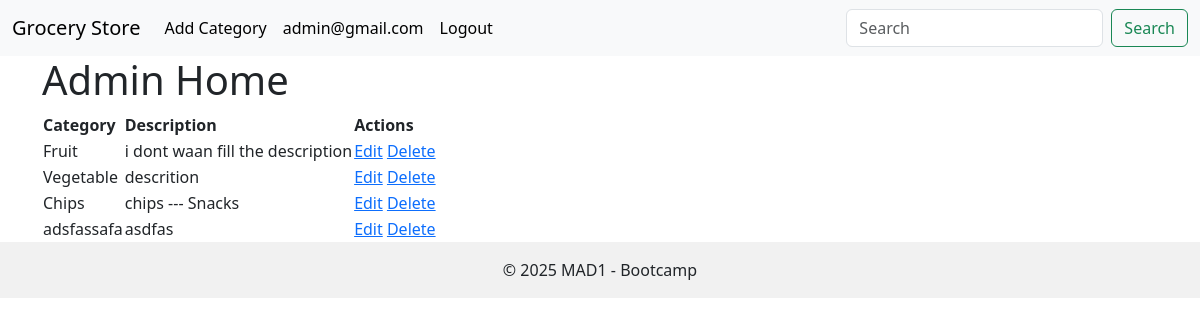
Screenshot of / (signed in) with the database file from the repository.
### controllers/models.py (models this page shows)
class Category(db.Model):
    category_id = db.Column(db.Integer, primary_key = True)
    category_name = db.Column(db.String, unique= True, nullable=False)
    category_description = db.Column(db.String)

### controllers/admin_routes.py (the view)
@app.route('/')
def home():
    if 'email' in session:
        if session['email'] == 'admin@gmail.com':
            categories = Category.query.all()
            return render_template('admin_home.html', categories=categories)
        else:
            return render_template('user_home.html')
    else:
        return redirect('/login')

### template/admin_home.html (shortened to what this page needs)
{% extends "base.html" %}
{% block content %}
<div>
    <h1> Admin Home </h1>
    <table>
        <thead>
            <th>Category</th>
            <th>Description</th>
            <th>Actions</th>
        </thead>
        <tbody>
            {% for category in categories %}
            <tr>
                <td>{{category.category_name}}</td>
                <td>{{category.category_description}}</td>
                <td>
                    <a href="{{url_for('edit_category', category_id = category.category_id)}}">Edit</a>
                    <a href="{{url_for('delete_category', category_id = category.category_id)}}">Delete</a>
                </td>
            </tr>
            {% endfor %}
        </tbody>
    </table>
</div>
{% endblock %}

### rows the page displays
Category: category_name "Fruit", category_description "i dont waan fill the description"
Category: category_name "Vegetable", category_description "descrition"
Category: category_name "Chips", category_description "chips --- Snacks"
Category: category_name "adsfassafa", category_description "asdfas"

### other values shown
{{ session['email'] }} "admin@gmail.com"
